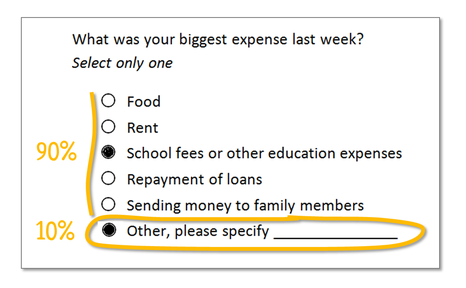
#> input picture Example-21.png, 466 x 288 px, shrunk from 1092 x 674 before the run
$ python -i main.py   (imports and definitions only)   (older library calls are emulated)
#> lines starting #> are read from the running program, lines starting #| are printed output that depends on the picture; after the words box and inside, x2 and y2 are one past the last pixel; in counts of white or black regions, pixels touching at a corner belong together
#> further down, picture is the input picture: shape (288, 466, 3); mean B, G, R 236.2, 241.3, 243.2
import cv2
import numpy as np
from statistics import mode
import sys
import matplotlib.pyplot as plt
from PDF_to_PNG import convertPDF
import os
import time
import kMean

radii = []
# Define acceptable error
radiusDelta = 1

# Define acceptable range of dimension sizes, 15-20 usually.
minCricleW = 16
minCricleH = 16
minCricleArea = ((minCricleW+minCricleH)/4)*((minCricleW+minCricleH)/4)*3.1

class _mcOption:
    ID = None
    questionID = None
    optionID = None
    centerX = None
    centerY = None
    circleContour = None
    radius = None
    isChecked = False
    centroidID = None

    # [4 lines left out: function __init__, not called in this run]

    def initCenters(self, circleContour):
        self.circleContour = circleContour
        self.centerX, self.centerY, self.radius = extractFromCricleContour(circleContour)

def extractFromCricleContour(circleContour):
    (x, y, w, h) = cv2.boundingRect(circleContour)  # This boudingRect function in opencv takes in a "contour" datatype
    return [x+w/2, y+h/2, w/2]                      # and return 4 values that form a bouding rectangle of the contour.

def processImage(image):
    gray = cv2.cvtColor(image, cv2.COLOR_BGR2GRAY)
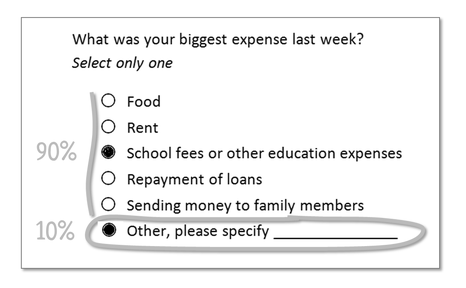
#> gray: shape (288, 466); min 0, max 255, mean 241.3
    blurry = cv2.GaussianBlur(gray, (3, 3), 1)
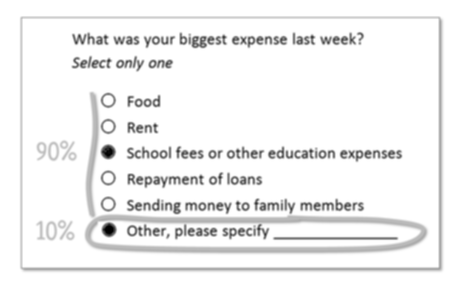
#> blurry: shape (288, 466); min 0, max 255, mean 241.3
    adapt_thresh = cv2.adaptiveThreshold(blurry, 255, cv2.ADAPTIVE_THRESH_GAUSSIAN_C, cv2.THRESH_BINARY_INV, 11, 2)
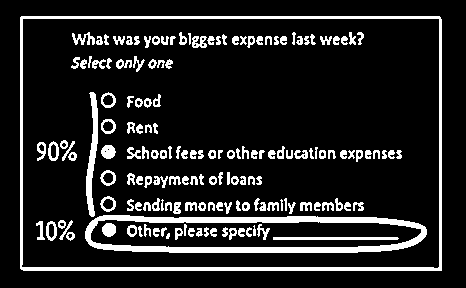
#> adapt_thresh: shape (288, 466); 13.4% white; 161 white regions (1 under 20 px)
    return adapt_thresh

def findCircleContours(image):
    processed_image = processImage(image)
    # cv2.fincContours return 3 values, 1st one not needed, "contours" contains all contours in the given image,
    # "hierarchy", refer to first glance https://docs.opencv.org/3.4.0/d9/d8b/tutorial_py_contours_hierarchy.html
    # for understanding, basically it describe a "level" relationship between contours and contours.
    # Opencv hierarchy structure: [Next, Previous, First_Child, Parent]
    _, contours, hierarchy = cv2.findContours(processed_image.copy(), cv2.RETR_CCOMP, cv2.CHAIN_APPROX_NONE)
#> contours = 220 contours, 64 with area under 20; largest, box (x1, y1, x2, y2) and area: (20, 16, 442, 271) 106928, (21, 18, 440, 269) 103838, (85, 215, 427, 253) 11273, (90, 219, 422, 248) 7830, (86, 92, 98, 217) 602
    cv2.drawContours(image, contours,  -1, (0,255,0), 1)
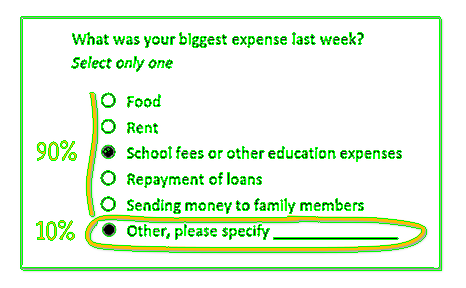
#> image: shape (288, 466, 3); 7.69% of pixels changed, all inside (x1, y1, x2, y2) = (20, 16, 442, 271)
    cv2.imshow("Contours", image)
    cv2.waitKey(0)

    hierarchy = hierarchy[0]
    circleContours = []
    i = 0
    nCirlces = 0
    # Looping over contours one by one till the end, and for each contour, check if it satisfy our rules to be
    # considered as a valid circle, if it's valid, add this contour to the list "circleContours for storage".
    for contour in contours:
        (x, y, w, h) = cv2.boundingRect(contour)
        ar = w / float(h)
        if hierarchy[i][3] == -1 and w >= minCricleW and h >= minCricleH and 0.9 <= ar and ar <= 1.2:
            epsilon = 0.01*cv2.arcLength(contour, True)
            approx = cv2.approxPolyDP(contour, epsilon, True)
            area = cv2.contourArea(contour)
            if ( (len(approx) > 8) & (len(approx) < 20) & (area >= minCricleArea) ):
                circleContours.append(contour)
                nCirlces = nCirlces + 1
        i = i + 1
#> this loop made 220 passes
#> (x, y, w, h, ar, epsilon, area) on passes 68, 91: (100, 196, 16, 16, 1, 0.495, 168), (100, 170, 16, 16, 1, 0.495, 170)
#> (x, y, w, h, ar) on passes 1 to 6: (273, 237, 126, 3, 42), (166, 233, 4, 6, 0.667), (66, 232, 9, 9, 1), (67, 233, 6, 6, 1), (238, 228, 7, 9, 0.778), (229, 228, 8, 12, 0.667)
#> after the loop, circleContours = []; i = 220; nCirlces = 0
    return [circleContours, nCirlces]   # Return a list containing another list, and the number of circles detected.

# [34 lines left out: functions isCircleChecked, filterBadCricles, makeMCs, not called in this run]

################################################################################
# [19 lines not run here, left out]
################################################################################

currentPage = 0
# [40 lines not run here, left out]

>>> import cv2
>>> picture = cv2.imread('Example-21.png')
>>> result = findCircleContours(picture)
#> result = [[], 0]
